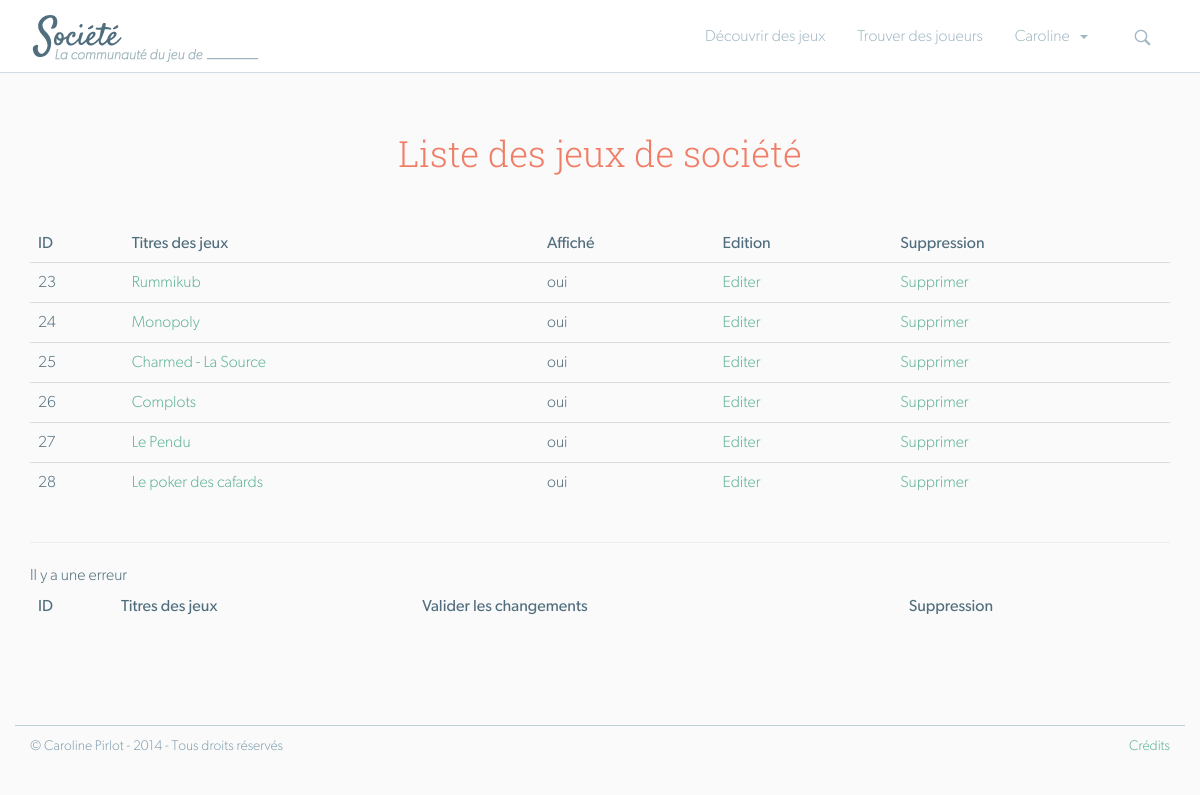
Screenshot of /liste.php (signed in) with the database file from the repository.
### tables this page shows
CREATE TABLE IF NOT EXISTS `jeux` (
  `id_jeu` int(11) NOT NULL AUTO_INCREMENT,
  `nom` varchar(100) NOT NULL,
  `visuel` varchar(100) NOT NULL,
  `duree` varchar(100) NOT NULL,
  `nombre` varchar(100) NOT NULL,
  `type` varchar(100) NOT NULL,
  `age` varchar(100) NOT NULL,
  `auteur` varchar(100) NOT NULL,
  `editeur` varchar(100) NOT NULL,
  `illustrateur` varchar(100) NOT NULL,
  `auteur_url` varchar(100) NOT NULL,
  `editeur_url` varchar(100) NOT NULL,
  `illustrateur_url` varchar(100) NOT NULL,
  `sortie` int(11) NOT NULL,
  `description` text NOT NULL,
  `regles` text NOT NULL,
  `invention` text NOT NULL,
  `validation` varchar(100) NOT NULL,
  PRIMARY KEY (`id_jeu`)
);

### php/try-jeux.php (called while the page is built, shortened)
<?php
try {
    $stmt = $conn->prepare('SELECT * FROM jeux');
    $stmt->execute();
    $jeux = $stmt->fetchAll();
} catch(PDOException $e) {
    echo 'ERROR: ' . $e->getMessage();
}
?>

### liste.php (the view, shortened to what this page needs)
<?php
require("php/config.php");
include("php/try-jeux.php");
?>
<!DOCTYPE html>
<html lang="fr">
	<head>
		<link rel="stylesheet" href="css/bootstrap.min.css" />
		<link rel="stylesheet" href="css/styles.min.css" />
	</head>
<body id="evenements">
	<header>
		<div class="container">
			<div class="row">
				<div class="col-sm-3 col-xs-12">
					<h1>
						<a href="accueil.php" class="logo">Société</a>
					</h1>
				</div>
				<div class="col-sm-9 col-xs-12">
					<ul class="pull-right nav nav-pills">
					    <li><a href="jeux.php">Découvrir des jeux</a></li>
			  		    <li><a href="evenements.php">Trouver des joueurs</a></li>
					    <li class="dropdown">
					        <a class="dropdown-toggle" data-toggle="dropdown" href="#"><?php echo $_SESSION['pseudo']; ?><span class="caret"></span>
					    	</a>
					    </li>
					    <li class="quick-search">
							<form class="navbar-search search" action="resultats.php" method="post">
								<input id="submit" type="submit" name="rapide" value="">
							</form>
						</li>
					</ul>
				</div>
			</div>
		</div>
	</header>
	<div id="content">
		<div class="container">
			<h2 class="text-center">Liste des jeux de société</h2>
			<div class="row">
				<div class="col-xs-12">
					<table class="table table-hover">
						<thead>
							<tr>
								<td class="tabNbre">ID</td>
								<td>Titres des jeux</td>
								<td>Affiché</td>
								<td>Edition</td>
								<td>Suppression</td>
							</tr>
						</thead>
						<tbody>
							<?php
								if($jeux){
									foreach ($jeux as $key) {
										echo '<tr>';
											echo '<td class="tabNbre">'.$key['id_jeu'].'</td>';
											echo '<td><a class="titreEvent" href="fiche.php?id='.$key['id_jeu'].'">'.$key['nom'].'</a></td>';
											echo '<td>'.$key['validation'].'</td>';
											echo '<td><a class="titreEvent" href="edition_jeu.php?id='.$key['id_jeu'].'">Editer</a></td>';
											echo '<td><a class="securite" class="titreEvent" href="php/suppression_jeu.php?id='.$key['id_jeu'].'">Supprimer</a></td>';
										echo '</tr>';
									}
								}
								else {
									echo 'Il y a une erreur';
								}
							?>
						</tbody>
					</table>
				</div>
			</div>
			<hr>
			<div class="row">
				<div class="col-xs-12">
					<table class="table table-hover">
						<thead>
							<tr>
								<td class="tabNbre">ID</td>
								<td>Titres des jeux</td>
								<td>Valider les changements</td>
								<td>Suppression</td>
							</tr>
						</thead>
					</table>
				</div>
			</div>
		</div>
	</div>
	<?php include("footer.php"); ?>
</body>
</html>

### rows the page displays
jeux: id_jeu "23", nom "Rummikub", validation "oui"
jeux: id_jeu "24", nom "Monopoly", validation "oui"
jeux: id_jeu "25", nom "Charmed - La Source", validation "oui"
jeux: id_jeu "26", nom "Complots", validation "oui"
jeux: id_jeu "27", nom "Le Pendu", validation "oui"
jeux: id_jeu "28", nom "Le poker des cafards", validation "oui"

### other values shown
$_SESSION['pseudo'] "Caroline"
